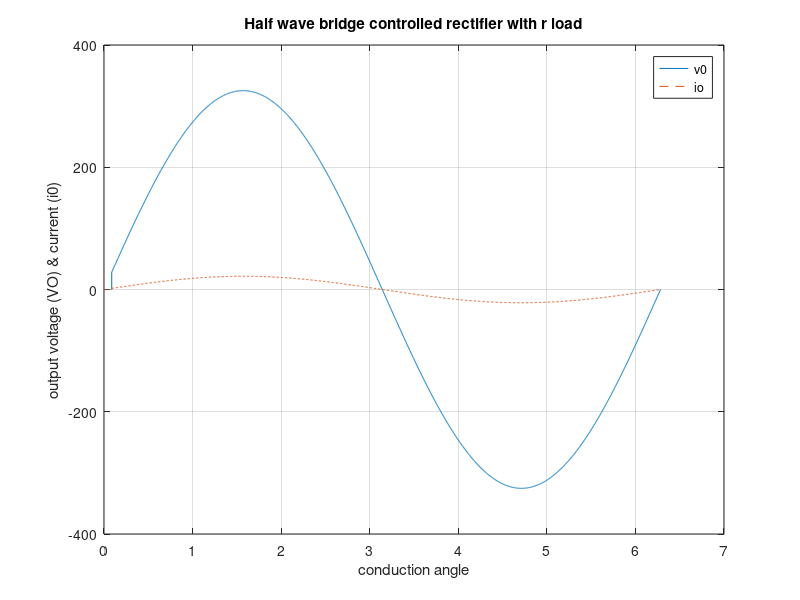

MATLAB code for this plot:
clc; clear all;close all;
alphal=input('enter the value of delay angle in degree=');
alpha=alphal*pi/180;
t1=linspace(0,alpha,1024);
t2=linspace(alpha,pi,1024);
t3=linspace(pi,2*pi,1024);
t=[t1 t2 t3];
vm=230*sqrt(2);
vs=vm*sin(2*pi*t);
r=15; 
v0=(vm/2*pi)*(1+cos(alpha));
plot(t,v0,'*');
v0=[0*sin(t1) vm*sin(t2) vm* sin(t3)];
i0=v0/r;
plot(t,v0,'-',t,i0,'--');
xlabel('conduction angle');
ylabel('output voltage (VO) & current (i0)');
title('Half wave bridge controlled rectifier with r load');
grid;
legend('v0','io');
